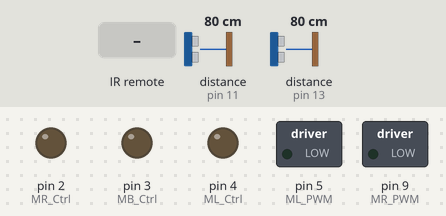
The sketch below on a simulated Arduino Uno, built with avr-gcc and run on an emulated ATmega328P. Shown: switched loads named in the sketch (green lamp = pin HIGH), output pins drawn as LEDs (lit = HIGH). Inputs (shaded band) come from the test bench; at power-on: distance to the obstacle (sensors on pin 11, pin 13) 80 cm. The echo pulse lasts 58.3 µs per cm; pins used as bus, display or sensor lines are not drawn.

Above: at 1.2 s.
1.3 s: infrared code 0x807F10EF received
At 2.0 s:
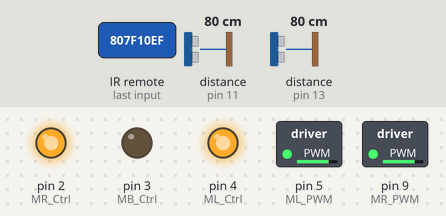
2.8 s: infrared code 0x807F906F received
At 3.1 s:
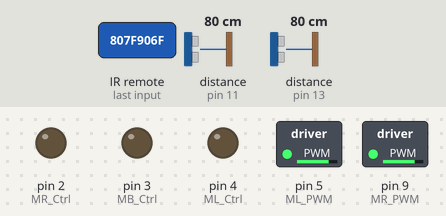
4.3 s: infrared code 0x807F609F received
At 5.4 s:
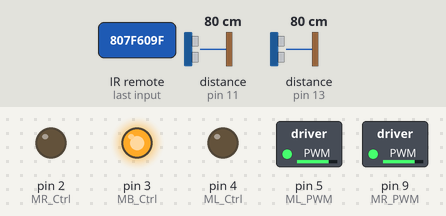
5.8 s: infrared code 0x807F30CF received
At 6.6 s:
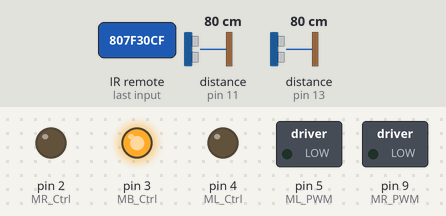
7.3 s: infrared code 0x807F40BF received
At 8.4 s:
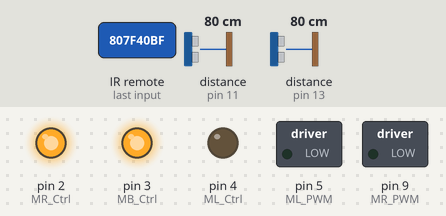
8.9 s: infrared code 0x807FD02F received
At 10.1 s:
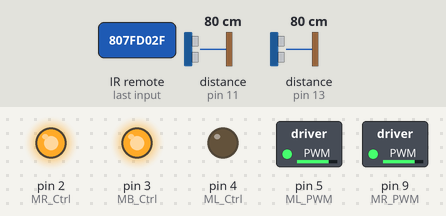
Timing chart, 0 to 11.4 s (numbered marks = the images above; inputs shaded):
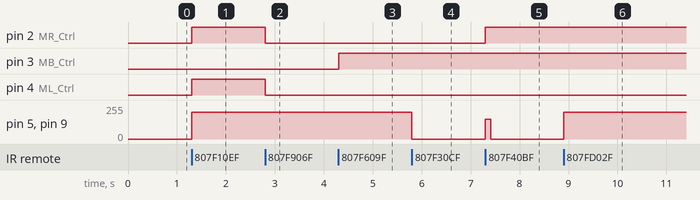

Measured:
- after the input at 1.3 s, pin 2 (MR_Ctrl), pin 4 (ML_Ctrl): LOW → HIGH at once; pin 5 (ML_PWM), pin 9 (MR_PWM): 0/255 → 200/255 at once
- after the input at 2.8 s, pin 2 (MR_Ctrl), pin 4 (ML_Ctrl): HIGH → LOW at once
- after the input at 4.3 s, pin 3 (MB_Ctrl): LOW → HIGH at once
- after the input at 5.8 s, pin 5 (ML_PWM), pin 9 (MR_PWM): 200/255 → 0/255 at once
- after the input at 7.3 s, pin 2 (MR_Ctrl): LOW → HIGH at once; pin 5 (ML_PWM), pin 9 (MR_PWM): 0/255 → 150/255 at once, → 0/255 0.11 s later
- after the input at 8.9 s, pin 5 (ML_PWM), pin 9 (MR_PWM): 0/255 → 200/255 at once

The sketch:

Robot_dammsugare_2.ino
```cpp
#define ML_Ctrl 4     //define direction control pin of B motor
#define ML_PWM 5   //define PWM control pin of B motor
#define MR_Ctrl 2    //define direction control pin of A motor
#define MR_PWM 9   //define PWM control pin of A motor
#define MB_Ctrl 3   //define the controle pin of brush motor
#include <IRremote.h>   //function library of IR remote control
int RECV_PIN = A0;   // set the pin of IR receiver to A0
IRrecv irrecv(RECV_PIN);   // irrecv receives values from IR-sensor
   //introduce variables
long irr_val;
decode_results results;
int mode = 0;
int right_left = 0;
int brush = 0;

int trigPinFront = 12;    // Trigger
int echoPinFront = 13;    // Echo
int trigPinRight = 10;    // Trigger
int echoPinRight = 11;    // Echo

int distensForward;
int distensToTheRight;
int dif;

void setup() {
  pinMode(ML_Ctrl, OUTPUT);//define direction control pin of B motor to OUTPUT
  pinMode(ML_PWM, OUTPUT);//define PWM control pin of B motor to OUTPUT
  pinMode(MR_Ctrl, OUTPUT);//define direction control pin of A motor to OUTPUT
  pinMode(MR_PWM, OUTPUT);//define PWM control pin of A motor to OUTPUT
  pinMode(MB_Ctrl, OUTPUT);//define control pin of brush motor to OUTPUT
  Serial.begin(9600);
  irrecv.enableIRIn(); // Start the receiver
  pinMode(trigPinFront, OUTPUT); //define trigpin to OUTPUT
  pinMode(echoPinFront, INPUT); //define echopin to INPUT
  pinMode(trigPinRight, OUTPUT); //define trigpin to OUTPUT
  pinMode(echoPinRight, INPUT); //define echopin to INPUT
}


void loop(){

  if (irrecv.decode(&results)){
    irr_val = results.value;
    switch(irr_val){   //if irr_val is the same as following cases it will follow that particular case
      case 0x807F10EF : mode = 1; break;
      case 0x807F906F : mode = 2; break;
      case 0x807F609F : BRUSH_M(); break;
      case 0x807F30CF : mode = 0; break;
      case 0x807F40BF : stepLeft(); break;
      default : mode = mode; break;   //if the signal wasn't the same ass any of above mode will not change
    }
    MODE() ;// calls the function MODE
    irrecv.resume();   // Receive the next value
  }
}


void MODE(){ // MODE is the function that controls what the dust swepper

  // mode = 0 stop
  // mode = 1 forward
  // mode = 2 backward

  switch(mode){ // checks if mode is ether 0, 1 or 2

    case 0 :
      switch(irr_val){ // checks if IR gets a signal
          case 0x807FD02F : right_left = 1; break; //if left button is pushed
          case 0x807F50AF : right_left = 2; break; //if right button is pushed
          case 0xFFFFFFFF : right_left = right_left; break;  // if eror IR message is received
          default : right_left = 0; break; //if no signal is received
          }
      switch(right_left){ //checks if it should turn or not
          case 0 : car_Stop(); break;   //no turn to left or right
          case 1 : car_left_turn(); break;   //turn left
          case 2 : car_right_turn(); break;   //turrn right
          default : car_Stop(); break;   //default stop
          }
      break;

    case 1 :
      switch(irr_val){
          case 0x807FD02F : right_left = 1; break;
          case 0x807F50AF : right_left = 2; break;
          case 0xFFFFFFFF : right_left = right_left; break;
          default : right_left = 0; break;
          }
      switch(right_left){
          case 0 : car_front(); break;
          case 1 : car_left(); break;
          case 2 : car_right(); break;
          default : car_front(); break;   //default front
          }
      break;

    case 2 :
      switch(irr_val){
          case 0x807FD02F : right_left = 1; break;
          case 0x807F50AF : right_left = 2; break;
          case 0xFFFFFFFF : right_left = right_left; break;
          default : right_left = 0; break;
          }
      switch(right_left){
          case 0 : car_back(); break;
          case 1 : car_left(); break;
          case 2 : car_right(); break;
          default : car_back(); break;   //default back
          }
      break;

    default : car_Stop(); mode = 0; break;
  }
}


void Auto() { // The vacium gets put in to auto wher it first checks the distenses to
              // walls. with this info the vacium drives to the upper left corner where
              // it starts sicksack down to the botem wall.

  int upperWall = distensToWall(); // Checks the distens to the upper wall
  /* Serial.println (upperWall); */
  stepRight(); //90 degrees right
  int rightWall = distensToWall(); // Checks the distens to the right wall
  /* Serial.println (rightWall); */
  stepRight();
  int lowerWall = distensToWall(); // Checks the distens to the bottom wall
  /* Serial.println (lowerWall); */
  stepRight();
  int leftWall = distensToWall(); // Checks the distens to the left wall
  /* Serial.println (leftWall); */

  int stepcounterColumn = 1; //robot vacium takes a step untill it reatches the left wall
  while (leftWall > stepcounterColumn){
    stepForward();
    stepcounterColumn += 1;
  }
  stepRight();
  int stepcounterRow = 1; //robot vacium takes a step untill it reatches the upper wall
  while (upperWall > stepcounterRow){
    stepForward();
    stepcounterRow += 1;
  }
  stepRight();

  stepcounterColumn = 0;
  stepcounterRow = 0;
  int turncounter = 0; //set to 0 so it won't turn the first time

  while (stepcounterRow < (upperWall + lowerWall - 2)){ //robot vacium takes a step untill it reatches a verticall wall
                                                        //then it takes a stepdown and dose that same thing over agin.

    if (turncounter = 1){ // this if the robot vacium turnd right the last time it will turn left this time.
      stepRight();
      stepForward();
      stepRight();
      turncounter = 2;
    }
    else if (turncounter = 2){
      stepLeft();
      stepForward();
      stepLeft();
      turncounter = 1;
    }
    else{
      turncounter = 1;
    }

    while (stepcounterColumn < (rightWall + leftWall - 2)){ //loop ends when robot car reatches the other verticle wall
      stepForward();
      stepcounterColumn += 1;
    }

    stepcounterRow += 1;
  }

}


int distensToWall() { //this funktion tels how many steps ther are left to the next wall every step is 40cm
  int wall;
  delay(250);
  int interval = distensFront();
  Serial.println(interval);
  delay(250);
  if (interval < 200 ) { //if the wall is furder away then 200cm it sholde count as 5 steps
    wall = ((interval/40) + 1);
  } else{
    wall = 5;
  }
  Serial.println(wall);
  return wall;
}


void car_front(){   //car goes forward
/*  Serial.println("Forward"); */
    digitalWrite(ML_Ctrl,HIGH);//set direction control pin of B motor to HIGH
    analogWrite(ML_PWM,200);//Set PWM control speed of B motor to 20
    digitalWrite(MR_Ctrl,HIGH);//set direction control pin of A motor to HIGH
    analogWrite(MR_PWM,200);//Set PWM control speed of A motor to 20
}
void car_back(){   //car goes back
/*  Serial.println("Back"); */
    digitalWrite(ML_Ctrl,LOW);//set direction control pin of B motor to LOW
    analogWrite(ML_PWM,200);//set PWM control speed of B motor to 200
    digitalWrite(MR_Ctrl,LOW);//set direction control pin of A motor to LOW
    analogWrite(MR_PWM,200);//set PWM control speed of A motor to 200
}
void car_left_turn(){   //car turns left
/*  Serial.println("Left"); */
   //one side gos back and other gos front in the same speed so ti rurns on the spot
    digitalWrite(ML_Ctrl,LOW);//set direction control pin of B motor to LOW
    analogWrite(ML_PWM,200);//set PWM control speed of B motor to 200
    digitalWrite(MR_Ctrl,HIGH);//set direction control pin of A motor to HIGH
    analogWrite(MR_PWM,200);//set PWM control speed of A motor to 200
    delay(100);
}
void car_right_turn(){   //car turns right
/*  Serial.println("Right"); */
   //one side gos back and other gos front in the same speed so ti rurns on the spot
    digitalWrite(ML_Ctrl,HIGH);//set direction control pin of B motor to HIGH
    analogWrite(ML_PWM,200);//set PWM control speed of B motor to 200
    digitalWrite(MR_Ctrl,LOW);//set direction control pin of A motor to LOW
    analogWrite(MR_PWM,200);//set PWM control speed of A motor to 200
    delay(100);
}
void car_left(){   //car turns left
   //lowers the motor speed of side so it turns left
    analogWrite(MR_PWM,255);
    analogWrite(ML_PWM,70);
    delay(100);
}
void car_right(){   //car turns right
     //lowers the motor speed of side so it turns right
    analogWrite(MR_PWM,70);
    analogWrite(ML_PWM,255);
    delay(100);
}
void car_Stop(){   //car stops
/*  Serial.println("Stop"); */
    analogWrite(ML_PWM,0);//set PWM control speed of B motor to 0
    analogWrite(MR_PWM,0);//set PWM control speed of A motor to 0
}
void BRUSH_M(){
   //checks if brush is 1 or 0 and chenge it to the other one
    if(brush == 0){
    brush = 1;
    digitalWrite(MB_Ctrl,HIGH);   //sets the output of pin 3 to high
    delay(100);   //delays the the program os no other eror signals interrupt the control of bruch motors
  }
  else{
    brush = 0;
    digitalWrite(MB_Ctrl,LOW);   //sets the output of pin 3 to low
    delay(100);
  }
}
void stepForward(){
  digitalWrite(ML_Ctrl,HIGH);//set direction control pin of B motor to HIGH
  analogWrite(ML_PWM,120);//Set PWM control speed of B motor to 120
  digitalWrite(MR_Ctrl,HIGH);//set direction control pin of A motor to HIGH
  analogWrite(MR_PWM,120);//Set PWM control speed of A motor to 120
  delay(1170); //delay untill it has driven 40cm
  analogWrite(ML_PWM,0);//set PWM control speed of B motor to 0
  analogWrite(MR_PWM,0);//set PWM control speed of A motor to 0
  delay(300);
}
void stepRight(){ //the robot will continu turning until the difrens betwen the sensors is under 20cm, then it will have hitt 90 degrees
  digitalWrite(ML_Ctrl,HIGH);//set direction control pin of B motor to LOW
  analogWrite(ML_PWM,150);//set PWM control speed of B motor to 150
  digitalWrite(MR_Ctrl,LOW);//set direction control pin of A motor to HIGH
  analogWrite(MR_PWM,150);//set PWM control speed of A motor to 150


  distensToTheRight = distensRight();
  dif = 200;
  while (dif > 20){ //the robot will continu turning until the difrens is under 20cm
    analogWrite(ML_PWM,150);//set PWM control speed of B motor to 150
    analogWrite(MR_PWM,150);//set PWM control speed of A motor to 150
    delay(100);
//    Serial.println (distensForward);
    analogWrite(ML_PWM,0);//set PWM control speed of B motor to 0
    analogWrite(MR_PWM,0);//set PWM control speed of A motor to 0

    dif = abs((distensFront() - distensToTheRight));
  }
  analogWrite(ML_PWM,0);//set PWM control speed of B motor to 0
  analogWrite(MR_PWM,0);//set PWM control speed of A motor to 0
  delay(300);
}


void stepLeft(){ //the robot will continu turning until the difrens betwen the sensors is under 20cm, then it will have hitt 90 degrees
  digitalWrite(ML_Ctrl,LOW);//set direction control pin of B motor to LOW
  analogWrite(ML_PWM,150);//set PWM control speed of B motor to 150
  digitalWrite(MR_Ctrl,HIGH);//set direction control pin of A motor to HIGH
  analogWrite(MR_PWM,150);//set PWM control speed of A motor to 150

  distensForward = distensFront();
  distensToTheRight = distensRight();

  dif = 200;
  while (dif > 20){ //the robot will continu turning until the difrens is under 20cm

    analogWrite(ML_PWM,150);//set PWM control speed of B motor to 150
    analogWrite(MR_PWM,150);//set PWM control speed of A motor to 150
    delay(100);
    analogWrite(ML_PWM,0);//set PWM control speed of B motor to 0
    analogWrite(MR_PWM,0);//set PWM control speed of A motor to 0

    dif = abs((distensForward - distensRight()));

  }
  analogWrite(ML_PWM,0);//set PWM control speed of B motor to 0
  analogWrite(MR_PWM,0);//set PWM control speed of A motor to 0
  delay(300);
}

/* (I took this funktion directly from my old prodject)
 * the distance function measures the distance between the ultrasound sensor and
 * nearest object. It does this by asking the trigpin to scream
 * out a singnal. Then ecoPin measures how long it takes
 * the signal to come back. Then you divide the time by two including
 * that the sound travels both forwards and backwards. Finally, they are shared
 * the speed of sound to get the distance.
 */

long distensFront() {
  long durationFront;
  digitalWrite(trigPinFront, LOW);
  delayMicroseconds(5);
  digitalWrite(trigPinFront, HIGH);
  delayMicroseconds(10);
  digitalWrite(trigPinFront, LOW);

  pinMode(echoPinFront, INPUT);
  durationFront = pulseIn(echoPinFront, HIGH);

  return (durationFront/2) * 0.0343;
}

long distensRight() {
  long durationRight;
  digitalWrite(trigPinRight, LOW);
  delayMicroseconds(5);
  digitalWrite(trigPinRight, HIGH);
  delayMicroseconds(10);
  digitalWrite(trigPinRight, LOW);

  pinMode(echoPinRight, INPUT);
  durationRight = pulseIn(echoPinRight, HIGH);

  return (durationRight/2) * 0.0343;
}
```
